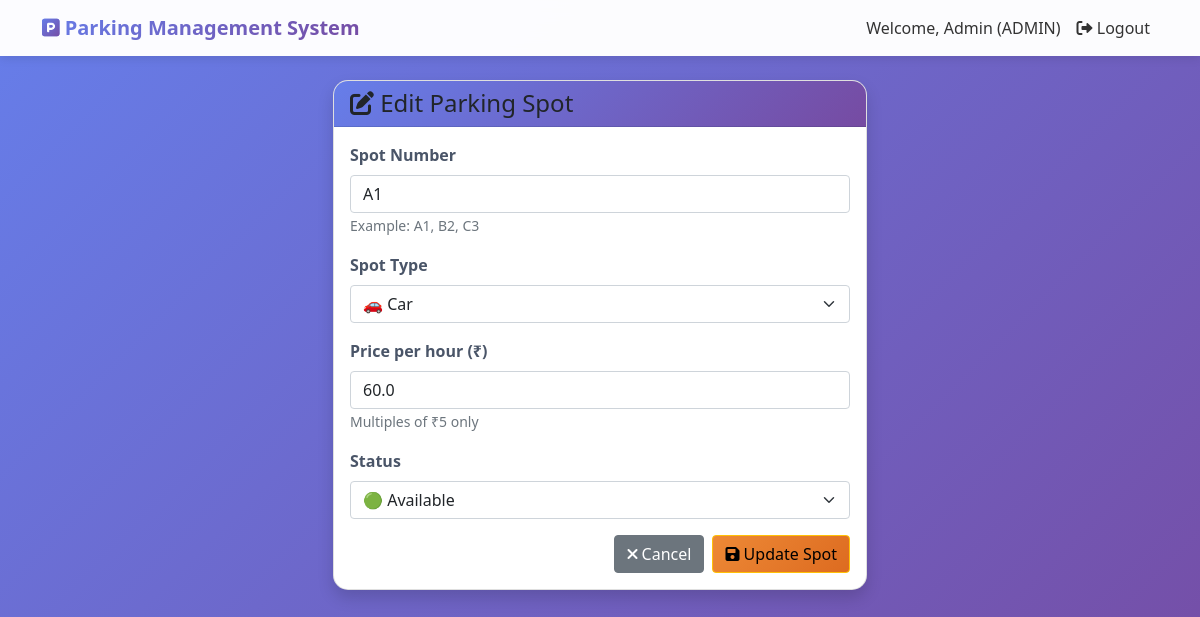
Page /admin/edit_spot/1 (signed in) on the committed database.
### models.py (models this page shows)
class User(UserMixin, db.Model):
    id = db.Column(db.Integer, primary_key=True)
    name = db.Column(db.String(100), nullable=False)
    email = db.Column(db.String(100), unique=True, nullable=False)
    phone = db.Column(db.String(15), nullable=False)
    password = db.Column(db.String(200), nullable=False)
    vehicle_number = db.Column(db.String(20), nullable=True)
    role = db.Column(db.String(30), default='user')
    created_at = db.Column(db.DateTime, default=datetime.utcnow)
    bookings = db.relationship('Booking', backref='user', lazy=True)
    manager_application = db.relationship('ManagerApplication', backref='user', uselist=False)

class ParkingSpot(db.Model):
    id = db.Column(db.Integer, primary_key=True)
    spot_number = db.Column(db.String(10), unique=True, nullable=False)
    spot_type = db.Column(db.String(20), nullable=False)
    price_per_hour = db.Column(db.Float, nullable=False)
    status = db.Column(db.String(20), default='available')
    bookings = db.relationship('Booking', backref='parking_spot', lazy=True)

### app.py (the view, shortened to what this page needs)
@app.route('/admin/edit_spot/<int:spot_id>', methods=['GET', 'POST'])
@login_required
def edit_spot(spot_id):
    if current_user.role != 'admin':
        flash('Access denied!', 'danger')
        return redirect(url_for('user_dashboard'))
    spot = ParkingSpot.query.get_or_404(spot_id)
    return render_template('admin/edit_spot.html', spot=spot)

### app.py (called while the page is built)
@login_manager.user_loader
def load_user(user_id):
    return User.query.get(int(user_id))

@app.context_processor
def utility_processor():
    return {'now': datetime.now}

### templates/admin/edit_spot.html (shortened to what this page needs)
{% extends "base.html" %}
{% block content %}
<div class="container mt-4">
    <div class="row justify-content-center">
        <div class="col-md-6">
            <div class="card shadow">
                <div class="card-header bg-warning text-dark">
                    <h4 class="mb-0">
                        <i class="fas fa-edit"></i> Edit Parking Spot
                    </h4>
                </div>
                <div class="card-body">
                    <form method="POST">
                        <div class="mb-3">
                            <label class="form-label">Spot Number</label>
                            <input type="text"
                                   name="spot_number"
                                   class="form-control"
                                   value="{{ spot.spot_number }}"
                                   pattern="[A-Za-z0-9]+"
                                   required>
                            <small class="text-muted">Example: A1, B2, C3</small>
                        </div>
                        <div class="mb-3">
                            <label class="form-label">Spot Type</label>
                            <select name="spot_type" class="form-select">
                                <option value="car" {% if spot.spot_type == 'car' %}selected{% endif %}>🚗 Car</option>
                            </select>
                        </div>
                        <div class="mb-3">
                            <label class="form-label">Price per hour (₹)</label>
                            <input type="number"
                                   name="price_per_hour"
                                   class="form-control"
                                   value="{{ spot.price_per_hour }}"
                                   min="0"
                                   step="5"
                                   required>
                            <small class="text-muted">Multiples of ₹5 only</small>
                        </div>
                        <div class="mb-3">
                            <label class="form-label">Status</label>
                            <select name="status" class="form-select">
                                <option value="available" {% if spot.status == 'available' %}selected{% endif %}>🟢 Available</option>
                            </select>
                        </div>
                        <div class="d-flex justify-content-end gap-2">
                            <a href="{{ url_for('manage_spots') }}" class="btn btn-secondary">
                                <i class="fas fa-times"></i> Cancel
                            </a>
                            <button type="submit" class="btn btn-warning">
                                <i class="fas fa-save"></i> Update Spot
                            </button>
                        </div>
                    </form>
                </div>
            </div>
        </div>
    </div>
</div>
{% endblock %}

### templates/base.html (shortened to what this page needs)
<!DOCTYPE html>
<html lang="en">
<head>
    <link rel="stylesheet" href="{{ url_for('static', filename='css/style.css') }}">
    <link rel="stylesheet" href="https://cdnjs.cloudflare.com/ajax/libs/font-awesome/6.0.0/css/all.min.css">   <link href="https://cdn.jsdelivr.net/npm/bootstrap@5.1.3/dist/css/bootstrap.min.css" rel="stylesheet">
    <link rel="stylesheet" href="https://cdnjs.cloudflare.com/ajax/libs/font-awesome/6.0.0/css/all.min.css">
</head>
<body>
    <nav class="navbar navbar-expand-lg navbar-light">
        <div class="container">
            <a class="navbar-brand" href="/">
                <i class="fas fa-parking"></i> Parking Management System
            </a>
            <div class="collapse navbar-collapse" id="navbarNav">
                <ul class="navbar-nav ms-auto">
                    {% if current_user.is_authenticated %}
                        <li class="nav-item">
                            <span class="nav-link">Welcome, {{ current_user.name }} ({{ current_user.role|upper }})</span>
                        </li>
                        <li class="nav-item">
                            <a class="nav-link" href="{{ url_for('logout') }}">
                                <i class="fas fa-sign-out-alt"></i> Logout
                            </a>
                        </li>
                    {% endif %}
                </ul>
            </div>
        </div>
    </nav>
    <div class="container mt-4">
        {% block content %}{% endblock %}
    </div>
</body>
</html>

### static/css/style.css (style rules this page uses)
* { margin: 0; padding: 0; box-sizing: border-box; }
body { font-family: 'Poppins', 'Segoe UI', Tahoma, Geneva, Verdana, sans-serif; background: linear-gradient(135deg, #667eea 0%, #764ba2 100%); min-height: 100vh; overflow-x: hidden; }
.navbar { background: rgba(255, 255, 255, 0.98) !important; box-shadow: 0 2px 20px rgba(0, 0, 0, 0.1); backdrop-filter: blur(10px); padding: 1rem 0; }
.navbar-brand { font-size: 1.5rem; font-weight: bold; background: linear-gradient(135deg, #667eea 0%, #764ba2 100%); -webkit-background-clip: text; background-clip: text; color: transparent !important; transition: all 0.3s ease; }
.navbar-brand i { background: linear-gradient(135deg, #667eea 0%, #764ba2 100%); -webkit-background-clip: text; background-clip: text; color: transparent; }
.nav-link { color: #333 !important; font-weight: 500; transition: all 0.3s ease; position: relative; }
.nav-link::after { content: ''; position: absolute; width: 0; height: 2px; background: linear-gradient(135deg, #667eea 0%, #764ba2 100%); bottom: 0; left: 50%; transition: all 0.3s ease; }
.card { border: none; border-radius: 20px; box-shadow: 0 10px 40px rgba(0, 0, 0, 0.1); transition: all 0.3s ease; overflow: hidden; background: white; }
.card-header { background: linear-gradient(135deg, #667eea 0%, #764ba2 100%); color: white; border: none; padding: 1rem 1.5rem; font-weight: 600; }
.card-body { padding: 1.5rem; }
.btn { border-radius: 50px; padding: 0.6rem 1.5rem; font-weight: 600; transition: all 0.3s ease; position: relative; overflow: hidden; }
.btn::before { content: ''; position: absolute; top: 50%; left: 50%; width: 0; height: 0; border-radius: 50%; background: rgba(255, 255, 255, 0.3); transform: translate(-50%, -50%); transition: width 0.6s, height 0.6s; }
.btn-warning { background: linear-gradient(135deg, #ed8936 0%, #dd6b20 100%); border: none; color: white; }
.form-control, .form-select { border-radius: 10px; border: 2px solid #e2e8f0; padding: 0.7rem 1rem; transition: all 0.3s ease; font-size: 0.95rem; }
.form-label { font-weight: 600; color: #4a5568; margin-bottom: 0.5rem; }
.card, .dashboard-card, .alert { animation: fadeIn 0.6s ease; }
.card { box-shadow:0 2px 10px rgba(0,0,0,0.1); }

### templates/base.html (style rules this page uses)
body { background: linear-gradient(135deg, #667eea 0%, #764ba2 100%); min-height: 100vh; }
.navbar { background: rgba(255,255,255,0.95); box-shadow: 0 2px 10px rgba(0,0,0,0.1); }
.card { border-radius: 15px; box-shadow: 0 5px 15px rgba(0,0,0,0.1); transition: transform 0.3s; }

### rows in the picture
User: name "Admin", role "ADMIN"
ParkingSpot: spot_number "A1", spot_type "🚗 Car", price_per_hour "60.0", status "🟢 Available"
